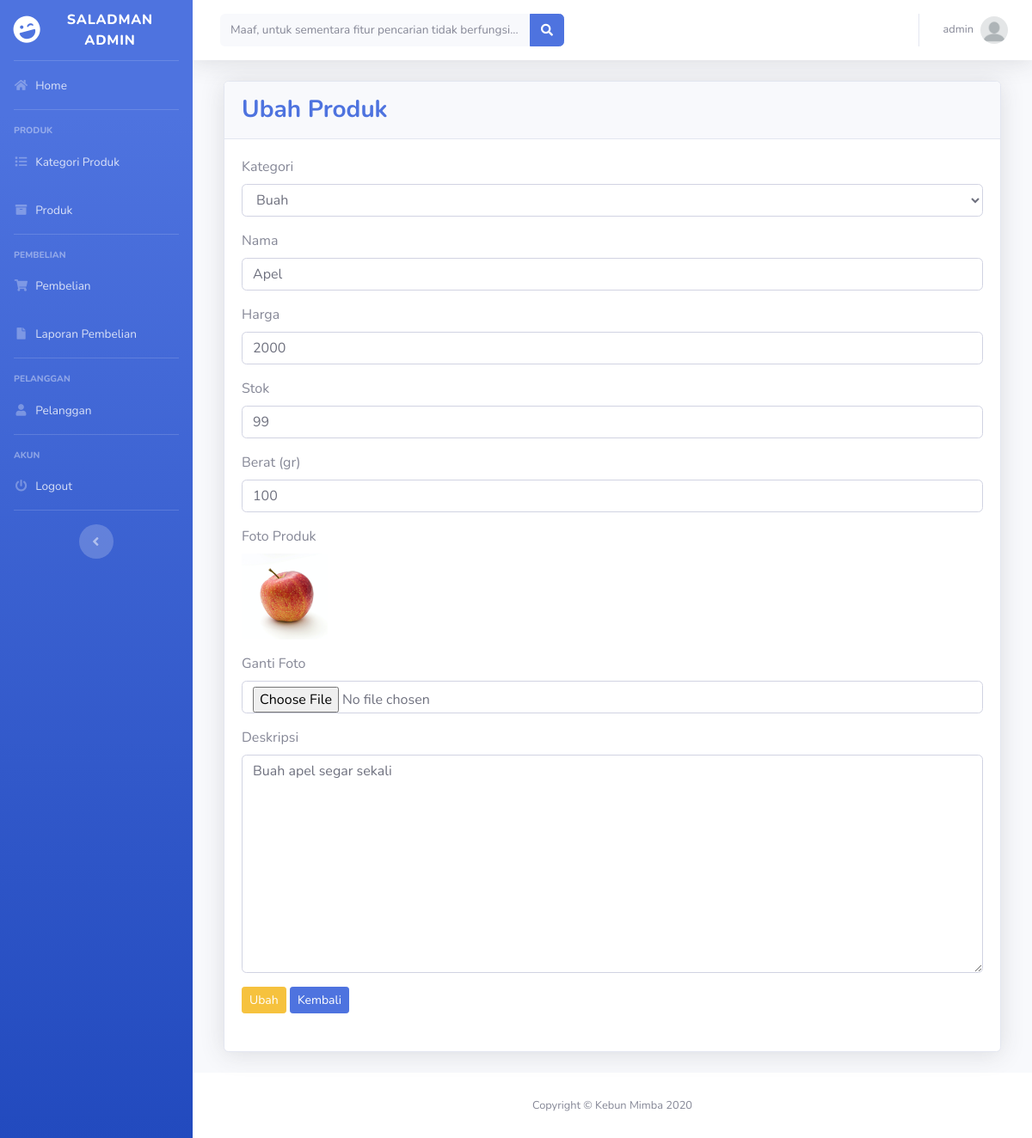
The page /admin/index.php?halaman=ubah-produk&id=18 (signed in) on the database its author committed.
### tables this page shows
CREATE TABLE `produk` (
  `id_produk` int(11) NOT NULL,
  `id_kategori` int(5) NOT NULL,
  `nama_produk` varchar(100) NOT NULL,
  `harga_produk` int(11) NOT NULL,
  `stok_produk` int(11) NOT NULL,
  `berat_produk` int(11) NOT NULL,
  `foto_produk` varchar(100) NOT NULL,
  `deskripsi_produk` text NOT NULL
);

CREATE TABLE `kategori` (
  `id_kategori` int(5) NOT NULL,
  `nama_kategori` varchar(100) NOT NULL
);

### admin/ubah-produk.php (the view, shortened to what this page needs)
<?php
	$query = $koneksi->query("SELECT * FROM produk WHERE id_produk = '$_GET[id]'");
	$data  = $query->fetch_assoc();
?>
<?php
	$datakategori = array();
	$query        = $koneksi->query("SELECT * FROM kategori");
	while($data2  = $query->fetch_assoc())
	{
    	$datakategori[] = $data2;
	}
?>
<div class="container-fluid">
	<div class="card shadow mb-4">
		<div class="card-header py-3">
			<h3 class="m-0 font-weight-bold text-primary">Ubah Produk</h3>
		</div>
		<div class="card-body">
			<form method="POST" enctype="multipart/form-data">
				<div class="form-group">
					<label>Kategori</label>
					<select class="form-control" name="id_kategori">
						<?php foreach ($datakategori as $key =>$value): ?>
						<option value="<?php echo $value["id_kategori"]; ?>"<?php if($data["id_kategori"] == $value["id_kategori"]){echo "selected";} ?> >
							<?php echo $value["nama_kategori"] ?>
						</option>
						<?php endforeach ?>
					</select>
				</div>
				<div class="form-group">
					<label>Nama</label>
					<input type="text" class="form-control" name="nama" value="<?php echo $data['nama_produk']; ?>">
				</div>
				<div class="form-group">
					<label>Harga</label>
					<input type="number" class="form-control" name="harga" value="<?php echo $data['harga_produk']; ?>">
				</div>
				<div class="form-group">
					<label>Stok</label>
					<input type="number" class="form-control" name="stok" value="<?php echo $data['stok_produk']; ?>">
				</div>
				<div class="form-group">
					<label>Berat (gr)</label>
					<input type="number" class="form-control" name="berat" value="<?php echo $data['berat_produk']; ?>">
				</div>
				<div class="form-group">
					<label>Foto Produk</label><br>
					<img src="../foto_produk/<?php echo $data['foto_produk']; ?>" width="100px">
				</div>
				<div class="form-group">
					<label>Ganti Foto</label>
					<input type="file" class="form-control" name="foto">
				</div>
				<div class="form-group">
					<label>Deskripsi</label>
					<textarea class="form-control" name="deskripsi" rows="10"><?php echo $data['deskripsi_produk']; ?>
					</textarea>
				</div>
			  <button class="btn btn-warning btn-sm" name="ubah">Ubah</button>
			  <a href="index.php?halaman=produk" class="btn btn-primary btn-sm">Kembali</a>
			</form><br>
		</div>
	</div>
</div>

### rows shown on the page
produk: id_kategori "Buah", nama "Apel", harga "2000", stok "99", berat "100", foto_produk (picture), deskripsi "Buah apel segar sekali"

### other values the page prints
$_SESSION['admin']['nama_lengkap'] "admin"
